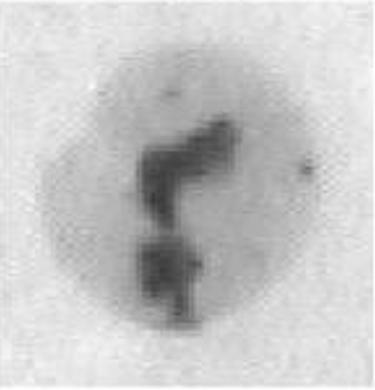
%> input picture resources/otsu.png, 375 x 390 px
$ octave OTSU.m   (GNU Octave 9; MATLAB toolbox functions it lacks are replaced by stand-ins)
%> lines starting %> are read from the running program, lines starting %| are printed output that depends on the picture; in (x1, y1, x2, y2) boxes, pixels count from 0 and x2, y2 are one past the last pixel; in counts of white or black regions, pixels touching at a corner belong together; the program's own positions count from 1
grid = imread('../resources/otsu.png');
%> grid is the input picture: size 390x375x3 uint8; min 55, max 255, mean 199.2
grid = rgb2gray(grid);
%> grid: size 390x375 uint8
origingrid = grid;
grayscale = otsu(grid);
for i = 1:numel(grid)
    if grid(i) <= grayscale
        grid(i) = 0;
    else
        grid(i) = 255;
    end
end

figure(1);
subplot(121); imshow(origingrid); title('原图');
subplot(122); imshow(grid); title('大津阈值分割后的图像');

function grayscale = otsu(img)
totalNum = numel(img);
%> totalNum = 146250
g_max = -1;   % 当下最大类间方差
histogram_ = zeros(1, 256); % 直方图
[row, column] = size(img);
%> row = 390; column = 375
for i = 1:row
    for j = 1:column
        histogram_(img(i, j) + 1) = histogram_(img(i, j) + 1) + 1;
    end
end
%> after the loop, histogram_ = 256 values, max 4994 at index 227, min 0 at index 1, mean 571.3

for cut_ = 1: 255
    w0 = 0;
    w1 = 0;
    u0 = 0;
    u1 = 0;
    for zhifangtuGray = 1:cut_
        w0 = w0 + histogram_(zhifangtuGray);
        u0 = u0 + histogram_(zhifangtuGray) * (zhifangtuGray - 1);
    end
    for zhifangtuGray = cut_ + 1:256
        w1 = w1 + histogram_(zhifangtuGray);
        u1 = u1 + histogram_(zhifangtuGray) * (zhifangtuGray - 1);
    end
    u0 = u0 / w0; u1 = u1 / w1;
    w0 = w0 / totalNum; w1 = w1 / totalNum;
    g = w0 * w1 * (u1 - u0) ^ 2;
    if g > g_max
        g_max = g;
        grayscale = cut_;
    end
end
%> this loop made 255 passes
%> (u0, w0, g, g_max) on passes 56 to 60: (55, 2.05e-05, 0.426, 0.426), (55.25, 2.74e-05, 0.567, 0.567), (55.83, 4.1e-05, 0.843, 0.843), (57.28, 0.000123, 2.48, 2.48), (57.71, 0.000164, 3.28, 3.28)
%> (u0, w0, g) on passes 1 to 6: (NaN, 0, NaN), (NaN, 0, NaN), (NaN, 0, NaN), (NaN, 0, NaN), (NaN, 0, NaN), (NaN, 0, NaN)
%> after the loop, g_max = 955.2; grayscale = 186
%> after the loop `for i = 1:numel(grid)`:
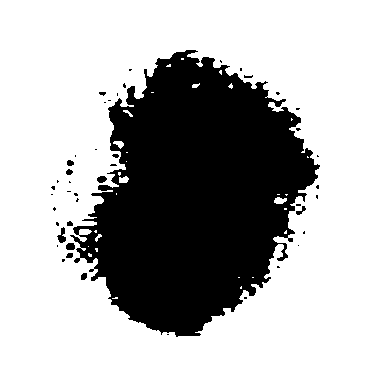
%> grid: size 390x375 uint8; 69.5% white; 46 black regions (34 under 20 px), largest, box (x1, y1, x2, y2) and area: (70, 50, 320, 337) 44014, (57, 227, 66, 243) 78, (66, 243, 75, 250) 56
end

$ run again, with resources/down.jpg saved as resources/otsu.png
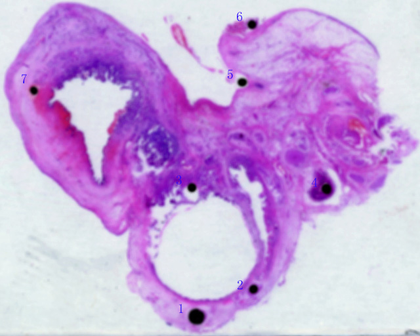
%> input picture resources/down.jpg, 420 x 336 px, shrunk from 640 x 512 before the run
%> grid is the input picture: size 336x420x3 uint8; mean R, G, B 202.6, 167.5, 222.5
%> `grid = rgb2gray(grid);`:
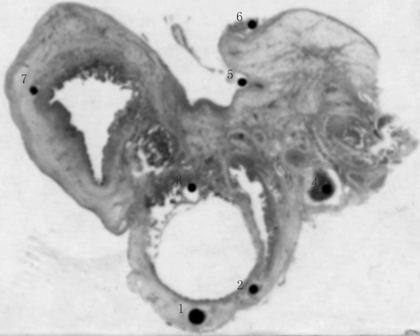
%> grid: size 336x420 uint8; min 0, max 254, mean 184.3
%> after the loop in otsu, `for i = 1:row`: histogram_ = 256 values, max 8886 at index 234, min 0 at index 246, mean 551.2
%> the loop in otsu, `for cut_ = 1: 255` made 255 passes
%> (u0, u1, w0, w1, g, g_max) on passes 1 to 8: (0, 184.3, 0.000291, 1, 9.87, 9.87), (0.756, 184.5, 0.00119, 0.999, 40.13, 40.13), (1.08, 184.6, 0.00161, 0.998, 54.06, 54.06), (1.24, 184.6, 0.00176, 0.998, 58.97, 58.97), (1.43, 184.6, 0.00188, 0.998, 63.12, 63.12), (1.65, 184.6, 0.00201, 0.998, 67.24, 67.24), (1.82, 184.6, 0.00209, 0.998, 69.72, 69.72), (1.99, 184.7, 0.00216, 0.998, 71.96, 71.96)
%> after the loop in otsu, `for cut_ = 1: 255`: g_max = 2159.4; grayscale = 178
%> after the loop `for i = 1:numel(grid)`:
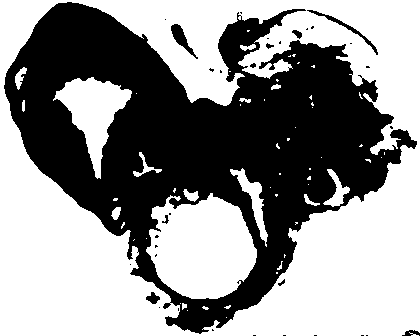
%> grid: size 336x420 uint8; 57% white; 34 black regions (24 under 20 px), largest, box (x1, y1, x2, y2) and area: (4, 2, 417, 334) 59724, (171, 24, 198, 59) 291, (307, 10, 378, 55) 269
